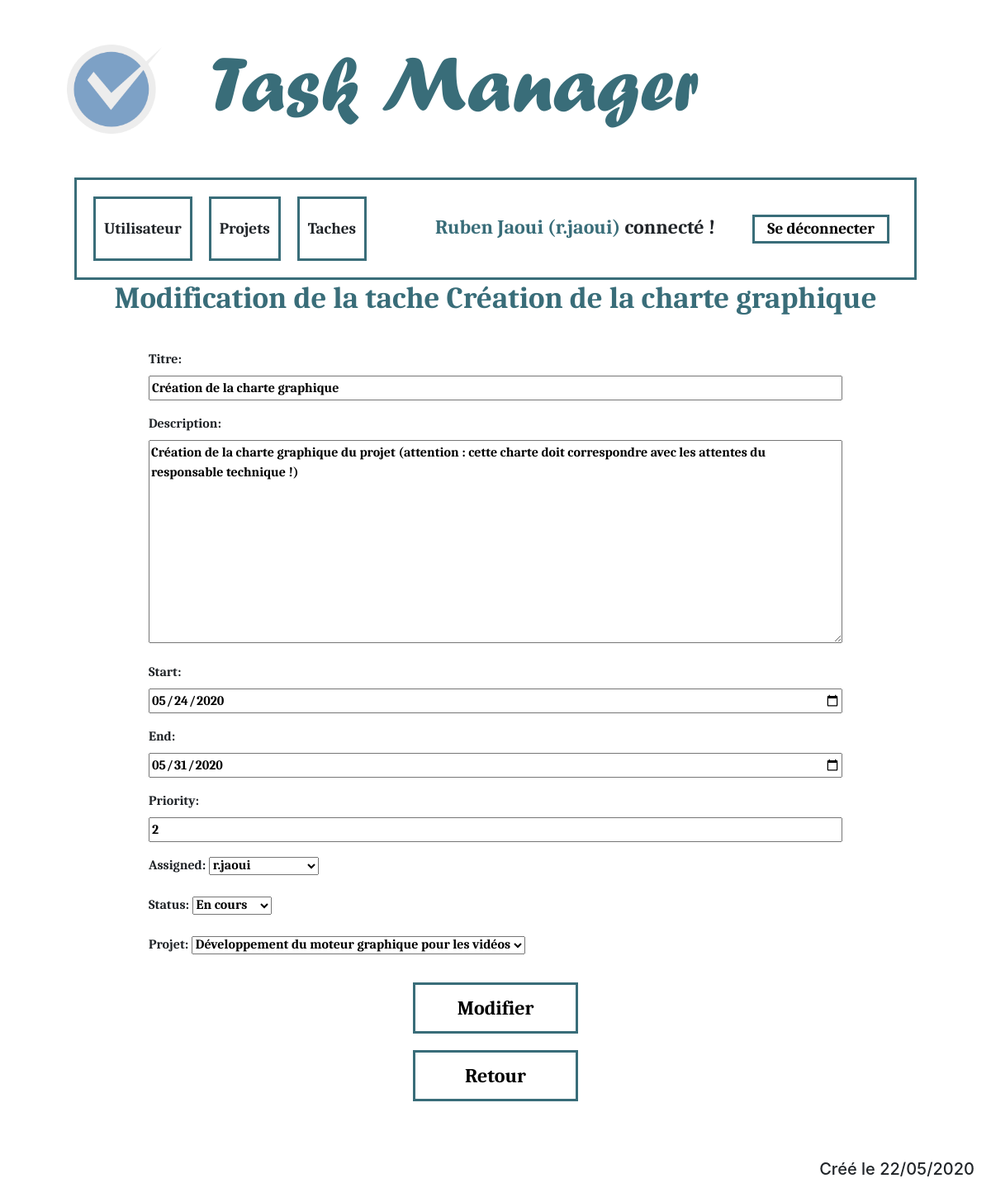
Screenshot of /manager/modify-tache/27/ (signed in) with the database file from the repository.
### taskmanager/models.py (models this page shows, shortened)
class Tache(models.Model):
    titre = models.CharField(max_length=100)
    description = models.TextField()
    start = models.DateField(default=timezone.now)
    end = models.DateField(default=timezone.now)
    priority = models.IntegerField(default=1)
    assigned = models.ForeignKey(User, on_delete=models.CASCADE)
    status = models.ForeignKey('Statut', on_delete=models.CASCADE)
    projet = models.ForeignKey('Projet', on_delete=models.CASCADE)
    class Meta:
        verbose_name = "tache"

### taskmanager/views.py (the view)
# urls.py: path('modify-tache/<int:id>/', modify_tache, name = "Modification Tache"),
def modify_tache(request, id):
    connected = request.user.is_authenticated
    name = ""
    username = ""
    if connected:
        name = request.user.first_name + " " + request.user.last_name
        username = request.user.username
        if request.user.has_perm('taskmanager.change_tache'):
            task = Tache.objects.get(id=id)
            form = ModifyTacheForm(request.POST or None, instance=task)
            if form.is_valid():
                task = form.save()
                return redirect(tache, id)
            return render(request, "taskmanager/modify_tache.html", locals())
        else:
            return redirect(denied)
    else:
        return redirect(connect)

### taskmanager/forms.py
class ModifyTacheForm(forms.ModelForm):
    class Meta:
        model=Tache
        fields="__all__"
        widgets = {
            'start': DateInput(),
            'end': DateInput()
        }

### taskmanager/models.py (called while the page is built)
    def __str__(self):
        return self.nom

    def __str__(self):
        return self.nom

### templates/taskmanager/modify_tache.html (shortened to what this page needs)
{% extends "base.html" %}
{% load static %}
{% block css %}<link rel="stylesheet" href="{% static 'css/taskmanager/modify.css' %}">{% endblock %}
{% block contenu %}
    <h3>Modification de la tache {{ task.titre }}</h3>
    <div id="form-cont">
        <form action="{% url "Modification Tache" task.id %}" method="post">
            {{ form.as_p }}
            <div class="button-holder center"><input class="button" type="submit" value="Modifier"></div>
        </form>
        <div class="button-holder center"><a href="{% url "Tache" task.id %}" class="link"><button class="button">Retour</button></a></div>
    </div>
{% endblock %}

### templates/base.html (shortened to what this page needs)
<!DOCTYPE html>
<html lang="en">
<head>
    {% load static %}
    <link rel="stylesheet" href="https://maxcdn.bootstrapcdn.com/bootstrap/4.5.0/css/bootstrap.min.css">
    <link rel="stylesheet" href="{% static 'css/base.css' %} ">
    {% block css %}{% endblock %}
</head>
<body>
    <div class="center per-90">
        <table id="full">
            <tr>
                <td id = "icon-cont">
                    <img src="{% static "images/icon.png" %}" alt="logo" id="icon"/>
                </td>
                <td>
                    <h1 id = "title">Task Manager</h1>
                </td>
            </tr>
        </table>
    </div>
    <div class="center bloc-85">
        {% if connected %}
            <table id="header">
                <tr>
                    <td class="header-button"><a href="{% url "Utilisateur" %}"><h4 class="regular no-margin">Utilisateur</h4></a></td>
                    <td class="space"></td>
                    <td class="header-button"><a href="{% url "Projets" %}"><h4 class="regular no-margin">Projets</h4></a></td>
                    <td class="space"></td>
                    <td class="header-button"><a href="{% url "Taches" %}"><h4 class="regular no-margin">Taches</h4></a></td>
                    <td id="last">
                        <h4 class="regular right"><span>{{ name }} ({{ username }})</span> connecté ! <a href="{% url "Deconnexion" %}"><button id="disconnect">Se déconnecter</button></a></h4>
                    </td>
                </tr>
            </table>
        {% else %}
            <h4 class="regular">Non connecté...</h4>
        {% endif %}
    </div>
    <div id="content" class="regular">
        {% block contenu %}{% endblock %}
    </div>
    <h5>Créé le 22/05/2020</h5>
</body>
</html>

### static/css/base.css (style rules this page uses)
.regular { font-family: 'Caladea', serif; }
.right { text-align: right; }
#header { width: 100%; }
#last { width: 80%; }
h1 { width: 85%; margin: auto; padding: 5px; padding-bottom: 15px; font-size: 600%; color: #396d79; font-family: 'Forte', serif; }
h3 { color: #396d79; width: 85%; margin: auto; font-size: 230%; text-align: center; }
h4 { font-size: 150%; text-align: right; margin-top: 10px; margin-bottom: 10px; }
#disconnect { font-size: 80%; background-color: transparent; border: solid 3px #396d79; padding: 3px 15px; margin-left: 40px; }
h5 { text-align: right; padding: 20px; }
#icon { width: 100%; height: 100%; float:left; }
#title { margin: 30px; font-size: 600%; color: #396d79; font-family: 'Forte', serif; text-align: left; }
.bloc-85 { padding: 20px; width: 85%; border: solid 3px #396d79; margin: 15px; }
.per-90 { width: 90%; }
.center { margin: auto; text-align: center; }
#full { width: 100%; }
#icon-cont { width: 150px; height: 150px; }
span { color: #396d79; }
a { color: inherit; text-decoration: none; }
td { padding: 10px; }
.header-button { font-size: 80%; background-color: transparent; border: solid 3px #396d79; margin: auto auto auto 40px; padding: 0px; }
.space { width: 5px; }
.no-margin { margin: 0px; padding: 10px; }

### static/css/taskmanager/modify.css (style rules this page uses)
p { text-align: left; font-size: 100%; }
textarea { width: 100%; }
input { width: 100%; }
#form-cont { width: 70%; margin: 40px auto; }
.link { width: 100%; }
.button-holder { width: 200px; }
.button { font-size: 150%; padding: 10px; text-align: center; color: black; background-color: transparent; border: solid 3px #396d79; margin: 10px auto; width: 100%; }

### rows the page displays
Tache: titre "Création de la charte graphique", description "Création de la charte graphique du projet (attention : cette charte doit correspondre avec les attentes du responsable technique !)", start "05/24/2020", end "05/31/2020", priority "2", assigned "r.jaoui", status "En cours", projet "Développement du moteur graphique pour les vidéos"

### other values shown
{{ name }} "Ruben Jaoui"
{{ username }} "r.jaoui"
